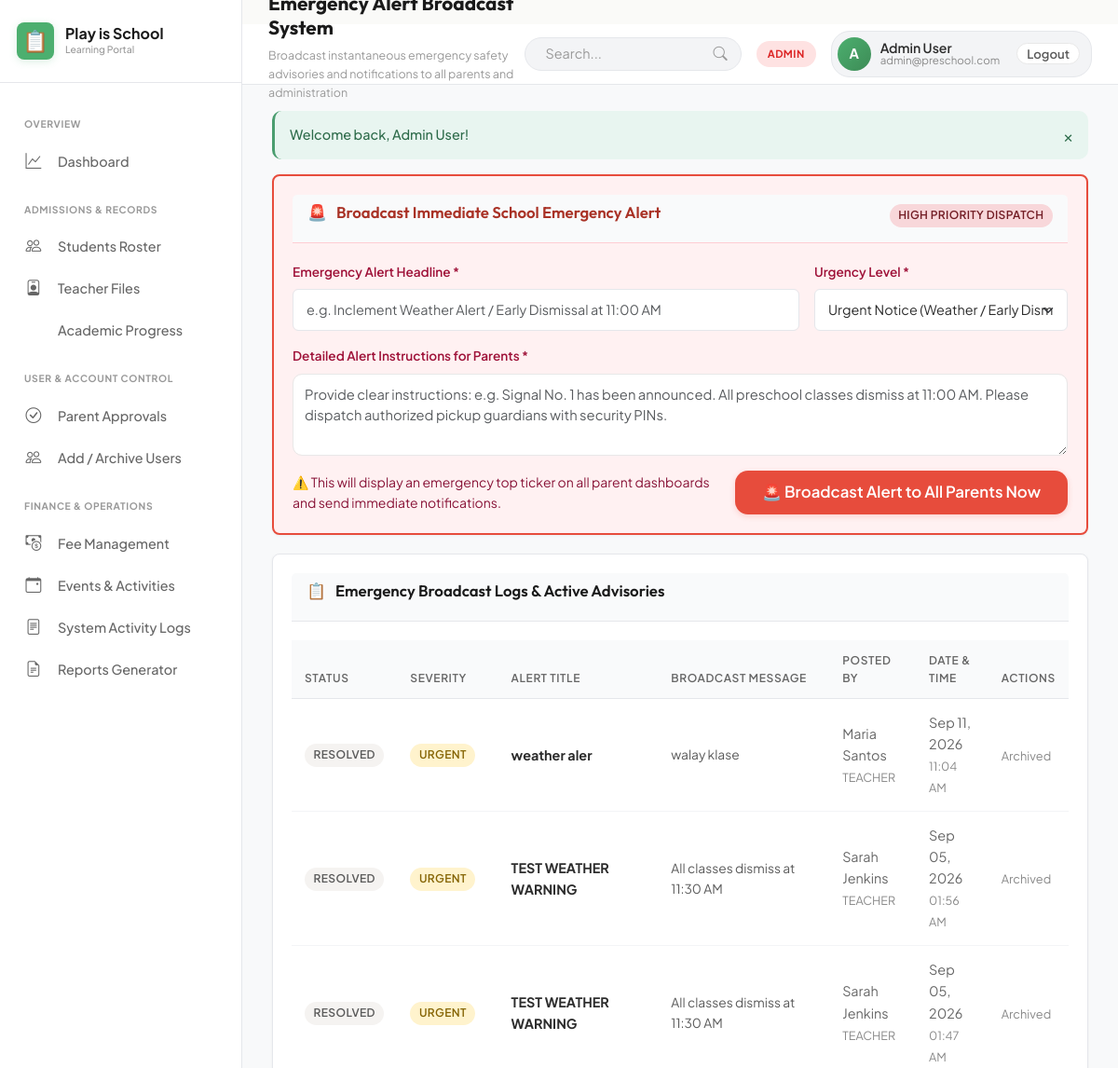
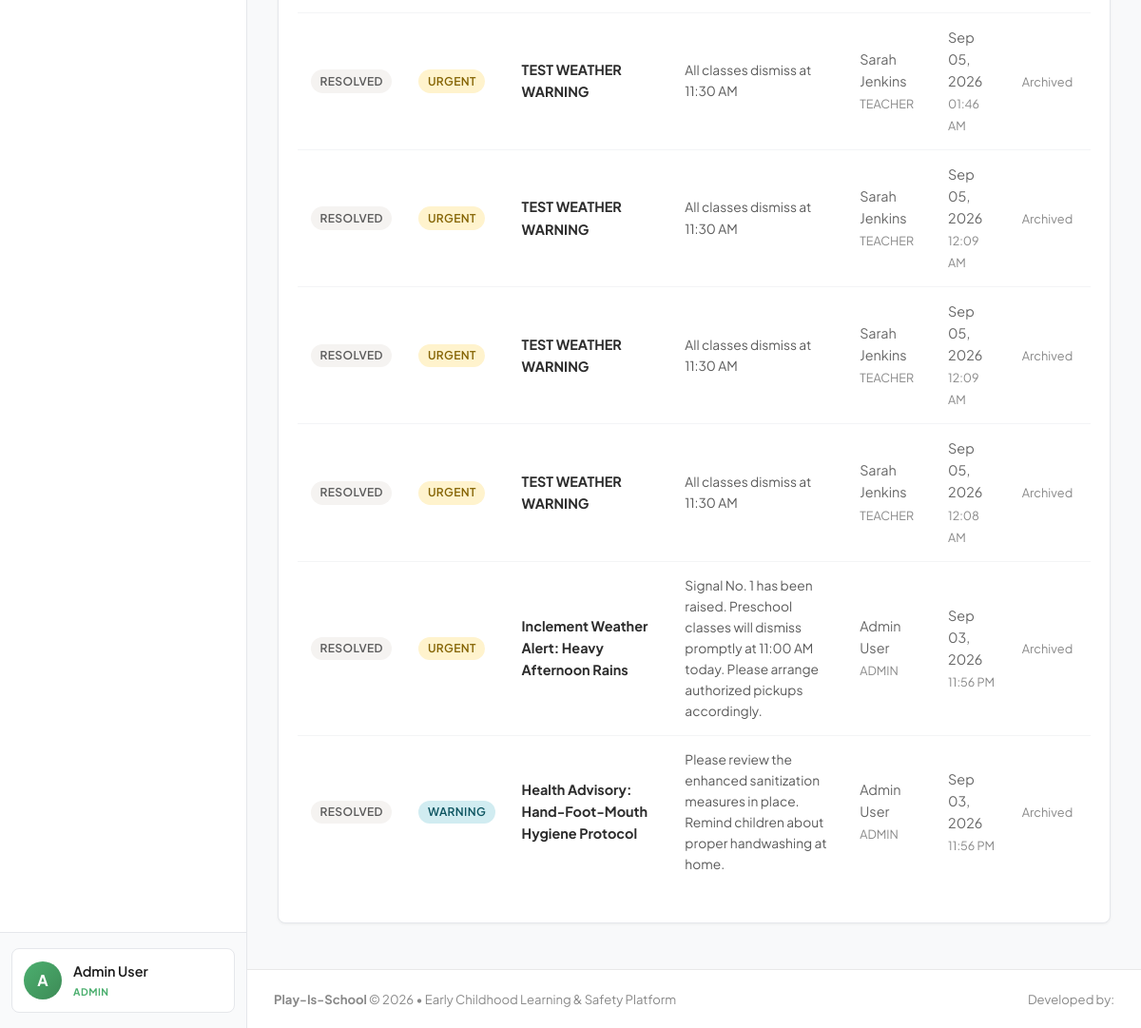
The page /teacher/emergency.php (signed in) on the database its author committed (2 pictures, top to bottom).
### tables this page shows
CREATE TABLE emergency_alerts (
            id INTEGER PRIMARY KEY AUTOINCREMENT,
            title TEXT NOT NULL,
            message TEXT NOT NULL,
            severity TEXT DEFAULT 'urgent' CHECK(severity IN ('urgent', 'critical', 'warning')),
            posted_by INTEGER,
            created_at DATETIME DEFAULT CURRENT_TIMESTAMP,
            is_active INTEGER DEFAULT 1,
            FOREIGN KEY (posted_by) REFERENCES users(id) ON DELETE SET NULL
        );

CREATE TABLE users (
            id INTEGER PRIMARY KEY AUTOINCREMENT,
            name TEXT NOT NULL,
            email TEXT UNIQUE NOT NULL,
            password TEXT NOT NULL,
            role TEXT NOT NULL CHECK(role IN ('admin', 'teacher', 'parent')),
            phone TEXT,
            status TEXT NOT NULL DEFAULT 'active' CHECK(status IN ('active', 'pending_approval', 'archived', 'rejected')),
            avatar TEXT,
            created_at DATETIME DEFAULT CURRENT_TIMESTAMP,
            updated_at DATETIME DEFAULT CURRENT_TIMESTAMP
        );

### config/config.php (called while the page is built, shortened)
<?php
function formatDate($date, $format = 'M d, Y') {
    return date($format, strtotime($date));
}

### teacher/emergency.php (the view, shortened to what this page needs)
<?php
$db = getDB();
$alerts = $db->query("
    SELECT a.*, u.name as posted_by_name, u.role as posted_by_role
    FROM emergency_alerts a
    LEFT JOIN users u ON a.posted_by = u.id
    ORDER BY a.is_active DESC, a.created_at DESC
")->fetchAll();
require_once dirname(__DIR__) . '/includes/header.php';
?>
<div class="card" style="border: 2px solid var(--rose); background: #FFF1F2;">
    <div class="card-header" style="border-bottom-color: #FECDD3;">
        <h3 class="card-title" style="color: var(--rose-dark);">
            <span>🚨</span> Broadcast Immediate School Emergency Alert
        </h3>
        <span class="badge badge-danger">High Priority Dispatch</span>
    </div>
    <form method="POST" action="emergency.php">
        <div style="display: grid; grid-template-columns: 2fr 1fr; gap: 16px;">
            <div class="form-group">
                <label class="form-label" for="alertTitle" style="color: #9F1239;">Emergency Alert Headline *</label>
                <input type="text" name="title" id="alertTitle" class="form-control" placeholder="e.g. Inclement Weather Alert / Early Dismissal at 11:00 AM" required>
            </div>
            <div class="form-group">
                <label class="form-label" for="alertSeverity" style="color: #9F1239;">Urgency Level *</label>
                <select name="severity" id="alertSeverity" class="form-select">
                    <option value="urgent">Urgent Notice (Weather / Early Dismissal)</option>
                </select>
            </div>
        </div>
        <div class="form-group">
            <label class="form-label" for="alertMessage" style="color: #9F1239;">Detailed Alert Instructions for Parents *</label>
            <textarea name="message" id="alertMessage" class="form-control" rows="3" placeholder="Provide clear instructions: e.g. Signal No. 1 has been announced. All preschool classes dismiss at 11:00 AM. Please dispatch authorized pickup guardians with security PINs." required></textarea>
        </div>
        <div class="d-flex justify-between align-center" style="margin-top: 14px;">
            <small style="color: #881337;">
                ⚠️ This will display an emergency top ticker on all parent dashboards and send immediate notifications.
            </small>
            <button type="submit" class="btn btn-danger btn-lg" onclick="return confirm('Broadcast this emergency alert to ALL parents immediately?');">
                🚨 Broadcast Alert to All Parents Now
            </button>
        </div>
    </form>
</div>
<div class="card">
    <div class="card-header">
        <h3 class="card-title">
            <span>📋</span> Emergency Broadcast Logs & Active Advisories
        </h3>
    </div>
    <div class="table-responsive">
        <table class="table">
            <thead>
                <tr>
                    <th>Status</th>
                    <th>Severity</th>
                    <th>Alert Title</th>
                    <th>Broadcast Message</th>
                    <th>Posted By</th>
                    <th>Date & Time</th>
                    <th>Actions</th>
                </tr>
            </thead>
            <tbody>
                <?php if (empty($alerts)): ?>
                    <tr><td colspan="7" style="text-align: center; padding: 24px; color: var(--text-muted);">No emergency alerts have been issued.</td></tr>
                <?php else: ?>
                    <?php foreach ($alerts as $al): ?>
                        <tr style="<?= $al['is_active'] ? 'background: #FFF5F6;' : '' ?>">
                            <td>
                                <?php if ($al['is_active']): ?>
                                    <span class="badge badge-danger">LIVE ACTIVE</span>
                                <?php else: ?>
                                    <span class="badge badge-neutral">RESOLVED</span>
                                <?php endif; ?>
                            </td>
                            <td>
                                <span class="badge <?= $al['severity'] === 'critical' ? 'badge-danger' : ($al['severity'] === 'urgent' ? 'badge-warning' : 'badge-info') ?>">
                                    <?= strtoupper($al['severity']) ?>
                                </span>
                            </td>
                            <td>
                                <strong style="color: var(--text-primary);"><?= htmlspecialchars($al['title']) ?></strong>
                            </td>
                            <td>
                                <div style="font-size: 0.86rem; color: var(--text-secondary); max-width: 380px;">
                                    <?= htmlspecialchars($al['message']) ?>
                                </div>
                            </td>
                            <td>
                                <?= htmlspecialchars($al['posted_by_name'] ?? 'Staff') ?><br>
                                <small style="color: var(--text-muted);"><?= strtoupper($al['posted_by_role'] ?? 'TEACHER') ?></small>
                            </td>
                            <td>
                                <?= formatDate($al['created_at']) ?><br>
                                <small style="color: var(--text-muted);"><?= date('h:i A', strtotime($al['created_at'])) ?></small>
                            </td>
                            <td>
                                <?php if ($al['is_active']): ?>
                                    <form method="POST" action="emergency.php" style="display:inline;">
                                        <input type="hidden" name="csrf_token" value="<?= csrfToken() ?>">
                                        <input type="hidden" name="action" value="resolve">
                                        <input type="hidden" name="id" value="<?= $al['id'] ?>">
                                        <button type="submit" class="btn btn-secondary btn-sm" onclick="return confirm('Mark this emergency alert as resolved?');">
                                            ✓ Deactivate
                                        </button>
                                    </form>
                                <?php else: ?>
                                    <span style="color: var(--text-muted); font-size: 0.8rem;">Archived</span>
                                <?php endif; ?>
                            </td>
                        </tr>
                    <?php endforeach; ?>
                <?php endif; ?>
            </tbody>
        </table>
    </div>
</div>
<?php require_once dirname(__DIR__) . '/includes/footer.php'; ?>

### assets/css/style.css (style rules this page uses)
:root { --primary: #4A9D6F; --primary-light: #E8F5F0; --primary-hover: #2D6B4A; --primary-glow: rgba(74, 157, 111, 0.15); --accent: #E74C3C; --accent-light: #FDEEF0; --accent-hover: #C0392B; --secondary: #F4C430; --secondary-light: #FEF9E7; --secondary-hover: #D4A327; --sky: #5DADE2; --sky-light: #EAF2F8; --mint: #4A9D6F; --mint-light: #E8F5F0; --mint-dark: #2D6B4A; --rose: #E74C3C; --rose-light: #FDEEF0; --rose-dark: #A93226; --bg-main: #FAFAF8; --bg-card: #FFFFFF; --bg-card-subtle: #F5F3F1; --text-primary: #2C2C2C; --text-secondary: #5A5A5A; --text-muted: #898989; --border-color: #E8E8E8; --border-subtle: #F0F0F0; --grad-primary: linear-gradient(135deg, #4A9D6F 0%, #2D6B4A 100%); --grad-accent: linear-gradient(135deg, #E74C3C 0%, #C0392B 100%); --grad-secondary: linear-gradient(135deg, #F4C430 0%, #D4A327 100%); --grad-mint: linear-gradient(135deg, #4A9D6F 0%, #3D8760 100%); --grad-rose: linear-gradient(135deg, #E74C3C 0%, #C0392B 100%); --grad-hero: linear-gradient(135deg, #2D6B4A 0%, #4A9D6F 50%, #68B189 100%); --shadow-sm: 0 1px 2px 0 rgba(0, 0, 0, 0.03); --shadow-md: 0 2px 4px rgba(0, 0, 0, 0.05); --shadow-lg: 0 4px 8px rgba(0, 0, 0, 0.08); --shadow-xl: 0 8px 16px rgba(0, 0, 0, 0.1); --shadow-hover: 0 8px 16px rgba(74, 157, 111, 0.12); --radius-sm: 6px; --radius-md: 10px; --radius-lg: 14px; --radius-xl: 20px; --radius-full: 9999px; --trans-fast: 0.15s ease; --trans-normal: 0.25s ease; --trans-bounce: 0.3s ease; }
*, *::before, *::after { box-sizing: border-box; margin: 0; padding: 0; }
body { font-family: 'Plus Jakarta Sans', -apple-system, BlinkMacSystemFont, 'Segoe UI', Roboto, sans-serif; background-color: var(--bg-main); color: var(--text-primary); line-height: 1.6; -webkit-font-smoothing: antialiased; -moz-osx-font-smoothing: grayscale; min-height: 100vh; }
h1, h2, h3, h4, h5, h6 { font-family: 'Outfit', sans-serif; color: var(--text-primary); font-weight: 700; line-height: 1.25; }
.btn { display: inline-flex; align-items: center; justify-content: center; gap: 8px; font-family: 'Plus Jakarta Sans', sans-serif; font-size: 0.92rem; font-weight: 600; padding: 10px 20px; border-radius: var(--radius-md); border: 1px solid transparent; cursor: pointer; transition: all var(--trans-fast); text-decoration: none; line-height: 1; white-space: nowrap; }
.btn-danger { background: var(--accent); color: #FFFFFF !important; box-shadow: 0 2px 6px rgba(231, 76, 60, 0.2); }
.btn-lg { padding: 14px 28px; font-size: 1.05rem; border-radius: var(--radius-lg); }
.badge { display: inline-flex; align-items: center; gap: 5px; font-size: 0.74rem; font-weight: 600; text-transform: uppercase; letter-spacing: 0.03em; padding: 4px 10px; border-radius: var(--radius-full); line-height: 1; }
.badge-warning { background: #FEF9E7; color: var(--secondary-hover); }
.badge-danger { background: #FDEEF0; color: var(--accent); }
.badge-info { background: var(--sky-light); color: var(--sky); }
.badge-neutral { background: var(--bg-card-subtle); color: var(--text-secondary); }
.form-group { margin-bottom: 16px; }
.form-label { display: block; font-size: 0.85rem; font-weight: 600; color: var(--text-primary); margin-bottom: 6px; }
.form-control, .form-select, textarea.form-control { width: 100%; padding: 10px 12px; font-family: inherit; font-size: 0.92rem; border: 1px solid var(--border-color); border-radius: var(--radius-md); background-color: var(--bg-card); color: var(--text-primary); transition: all var(--trans-fast); }
.d-flex { display: flex; }
.align-center { align-items: center; }
.justify-between { justify-content: space-between; }

### rows shown on the page
emergency_alerts: is_active "RESOLVED", severity "URGENT", title "weather aler", message "walay klase", posted_by.name "Maria Santos", posted_by.role "TEACHER", created_at "Sep 11, 2026", created_at "11:04 AM"
emergency_alerts: is_active "RESOLVED", severity "URGENT", title "TEST WEATHER WARNING", message "All classes dismiss at 11:30 AM", posted_by.name "Sarah Jenkins", posted_by.role "TEACHER", created_at "Sep 05, 2026", created_at "01:56 AM"
emergency_alerts: is_active "RESOLVED", severity "URGENT", title "TEST WEATHER WARNING", message "All classes dismiss at 11:30 AM", posted_by.name "Sarah Jenkins", posted_by.role "TEACHER", created_at "Sep 05, 2026", created_at "01:47 AM"
emergency_alerts: is_active "RESOLVED", severity "URGENT", title "TEST WEATHER WARNING", message "All classes dismiss at 11:30 AM", posted_by.name "Sarah Jenkins", posted_by.role "TEACHER", created_at "Sep 05, 2026", created_at "01:46 AM"
emergency_alerts: is_active "RESOLVED", severity "URGENT", title "TEST WEATHER WARNING", message "All classes dismiss at 11:30 AM", posted_by.name "Sarah Jenkins", posted_by.role "TEACHER", created_at "Sep 05, 2026", created_at "12:09 AM"
emergency_alerts: is_active "RESOLVED", severity "URGENT", title "TEST WEATHER WARNING", message "All classes dismiss at 11:30 AM", posted_by.name "Sarah Jenkins", posted_by.role "TEACHER", created_at "Sep 05, 2026", created_at "12:09 AM"
emergency_alerts: is_active "RESOLVED", severity "URGENT", title "TEST WEATHER WARNING", message "All classes dismiss at 11:30 AM", posted_by.name "Sarah Jenkins", posted_by.role "TEACHER", created_at "Sep 05, 2026", created_at "12:08 AM"
emergency_alerts: is_active "RESOLVED", severity "URGENT", title "Inclement Weather Alert: Heavy Afternoon Rains", message "Signal No. 1 has been raised. Preschool classes will dismiss promptly at 11:00 AM today. Please arrange authorized pickups accordingly.", posted_by.name "Admin User", posted_by.role "ADMIN", created_at "Sep 03, 2026", created_at "11:56 PM"
emergency_alerts: is_active "RESOLVED", severity "WARNING", title "Health Advisory: Hand-Foot-Mouth Hygiene Protocol", message "Please review the enhanced sanitization measures in place. Remind children about proper handwashing at home.", posted_by.name "Admin User", posted_by.role "ADMIN", created_at "Sep 03, 2026", created_at "11:56 PM"

### other values the page prints
substr($user['name'] ?? 'U', 0, 1) "A"
$user['name'] "Admin User"
$role "ADMIN"
$pageSubtitle "Broadcast instantaneous emergency safety advisories and notifications to all parents and administration"
$user['email'] "admin@preschool.com"
$flash['message'] "Welcome back, Admin User!"
APP_NAME "Play-Is-School"
